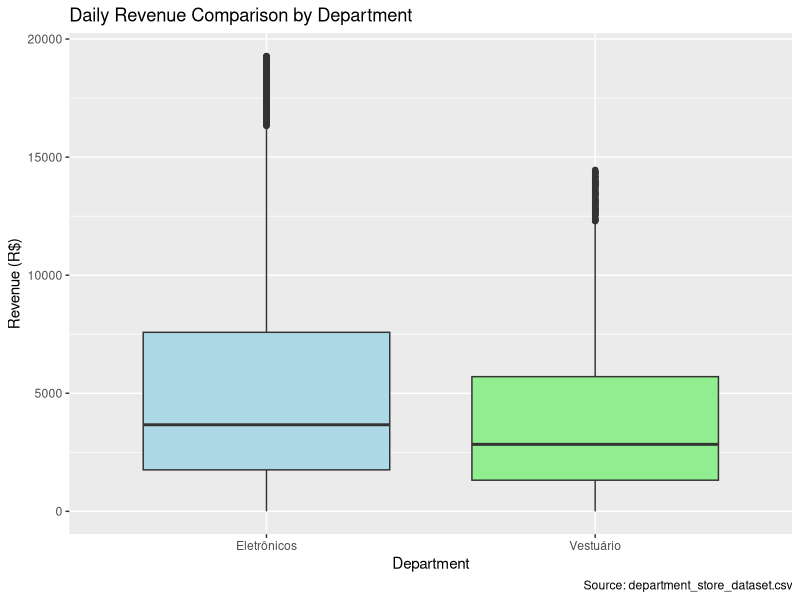
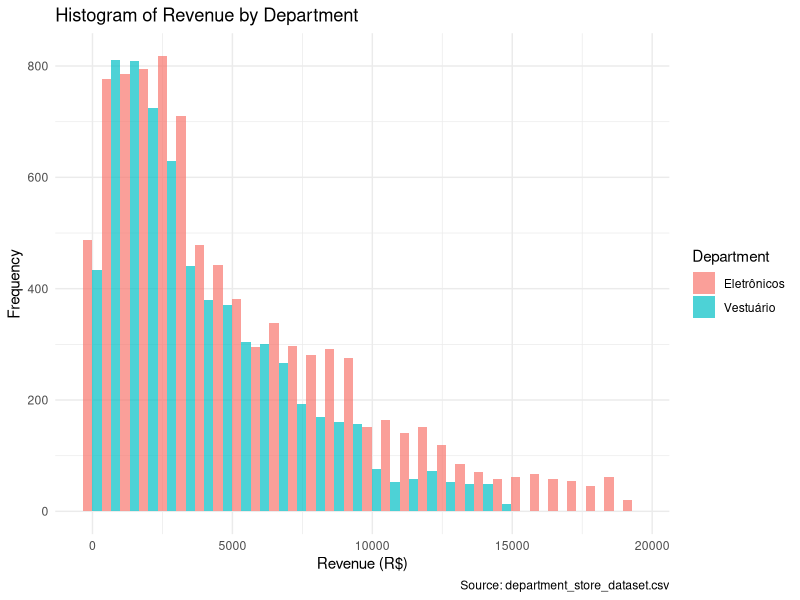
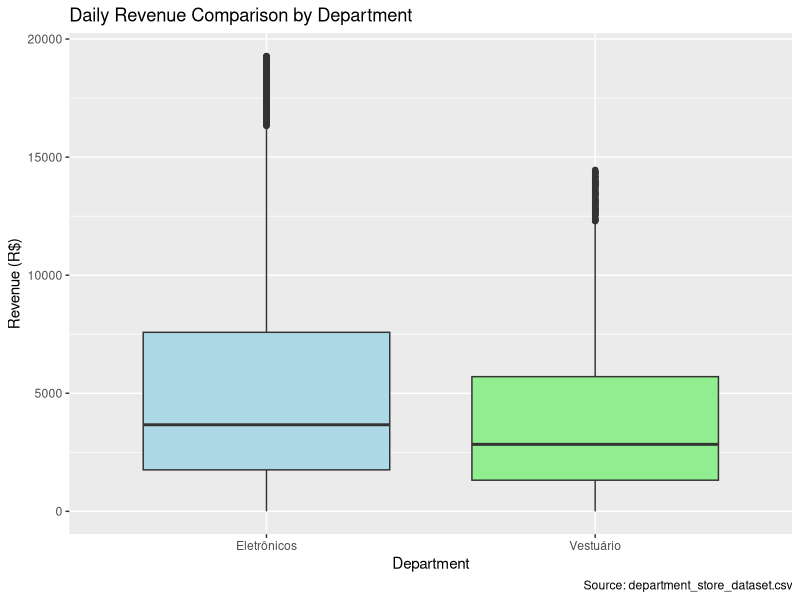
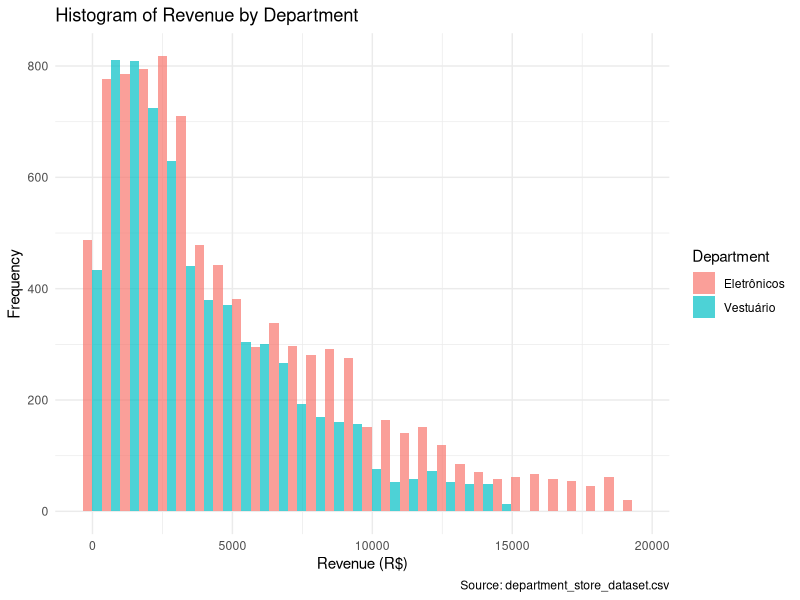
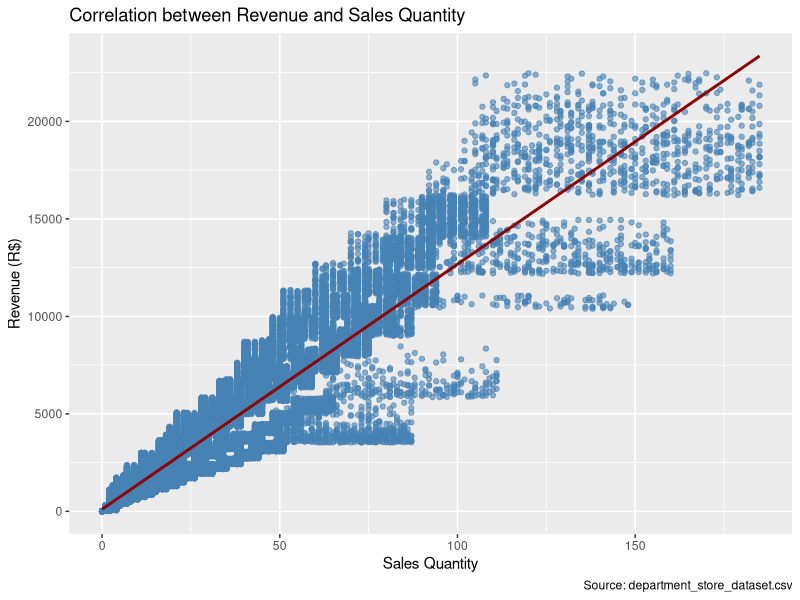

The R source for these figures, in order:
library(ggplot2)
library(dplyr)

dept_data <- read.csv("department_store_dataset.csv", stringsAsFactors = FALSE)

dept_data$Department <- as.factor(dept_data$Department)

# 1. Difference in Means (t-test)
# Compare Revenue between two departments: Eletrônicos vs Vestuário

data_two_dept <- subset(dept_data, Department %in% c("Eletrônicos", "Vestuário"))

# Boxplot
ggplot(data_two_dept, aes(x = Department, y = Revenue)) +
  geom_boxplot(fill = c("lightblue", "lightgreen")) +
  labs(
    title = "Daily Revenue Comparison by Department",
    x = "Department",
    y = "Revenue (R$)",
    caption = "Source: department_store_dataset.csv"
  )
ggsave("boxplot_revenue_by_department.png", width = 6, height = 4, dpi = 300)

# Histogram
ggplot(data_two_dept, aes(x = Revenue, fill = Department)) +
  geom_histogram(position = "dodge", bins = 30, alpha = 0.7) +
  labs(
    title = "Histogram of Revenue by Department",
    x = "Revenue (R$)",
    y = "Frequency",
    caption = "Source: department_store_dataset.csv"
  ) +
  theme_minimal()
ggsave("histogram_revenue.png", width = 6, height = 4, dpi = 300)

# T-test
mean_test <- t.test(Revenue ~ Department, data = data_two_dept)
capture.output(mean_test, file = "t_test_summary.txt")

# 2. Difference in Proportions (prop.test)

if ("Revenue.Goal" %in% names(dept_data)) {
  dept_data$MetGoal <- as.numeric(dept_data$Revenue >= dept_data$Revenue.Goal)
  successes <- c(
    sum(dept_data$MetGoal[dept_data$Department == "Eletrônicos"]),
    sum(dept_data$MetGoal[dept_data$Department == "Vestuário"])
  )
  totals <- c(
    sum(dept_data$Department == "Eletrônicos"),
    sum(dept_data$Department == "Vestuário")
  )
  prop_test <- prop.test(successes, totals, correct = FALSE)
  capture.output(prop_test, file = "prop_test_summary.txt")
} else {
  write("Column 'Revenue.Goal' not found in dataset", file = "prop_test_summary.txt")
}

# 3. Correlation Analysis

if ("Sales.Quantity" %in% names(dept_data)) {
  cor_test <- cor.test(dept_data$Revenue, dept_data$Sales.Quantity, method = "pearson")
  capture.output(cor_test, file = "correlation_summary.txt")
  
  # Scatterplot
  ggplot(dept_data, aes(x = Sales.Quantity, y = Revenue)) +
    geom_point(alpha = 0.6, color = "steelblue") +
    geom_smooth(method = "lm", se = FALSE, color = "darkred") +
    labs(
      title = "Correlation between Revenue and Sales Quantity",
      x = "Sales Quantity",
      y = "Revenue (R$)",
      caption = "Source: department_store_dataset.csv"
    )
  ggsave("scatter_revenue_vs_quantity.png", width = 6, height = 4, dpi = 300)
} else {
  write("Column 'Sales.Quantity' not found in dataset", file = "correlation_summary.txt")
}